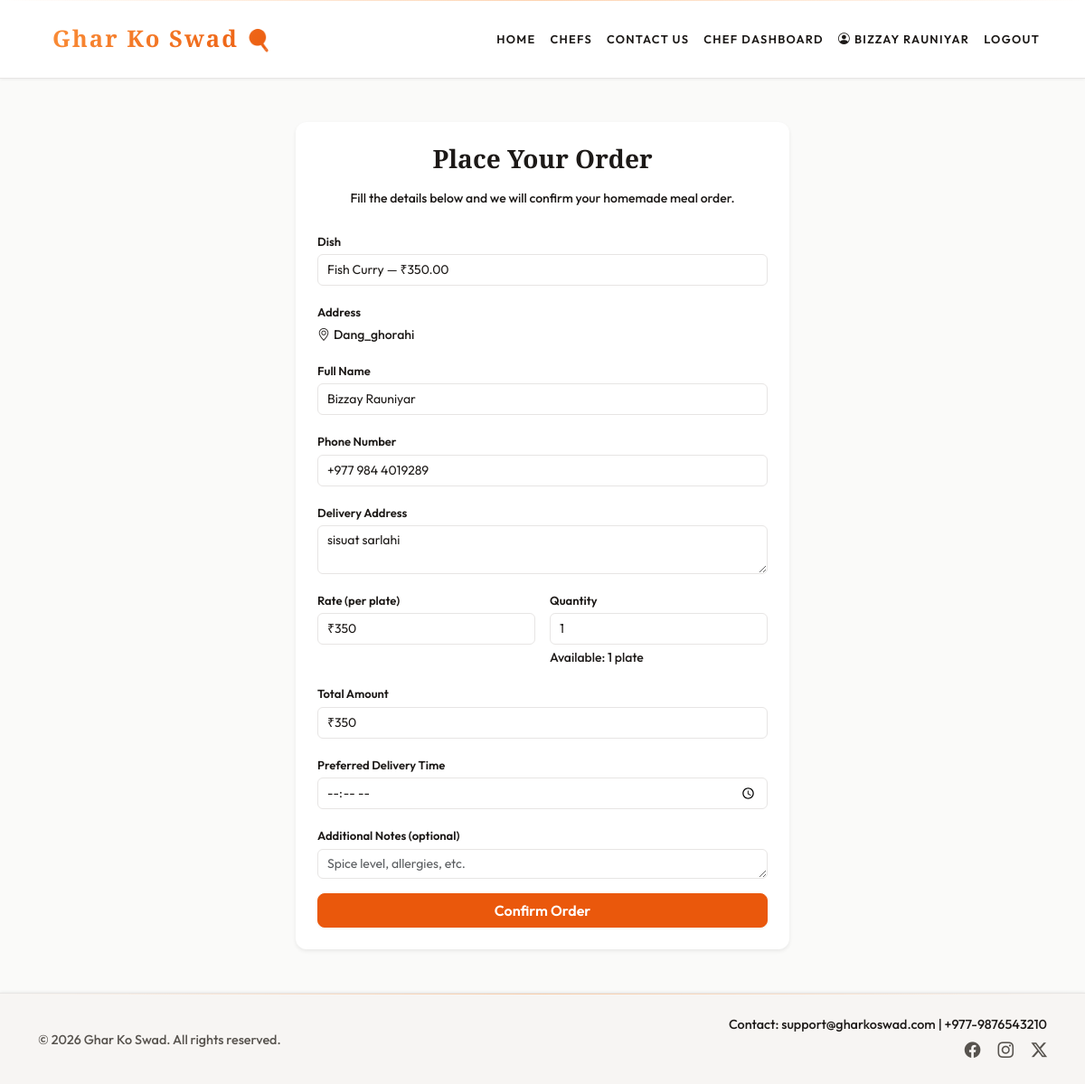
/order/?item=7 (signed in), run on the app's committed database.
### core/models.py (models this page shows, shortened)
class CustomUser(AbstractUser):
    USER_TYPE_CHOICES = (
        ('customer', 'Customer'),
        ('chef', 'Chef'),
    )
    username = None
    email = models.EmailField(unique=True)
    phone = models.CharField(max_length=15, blank=True)
    address = models.TextField(blank=True)
    user_type = models.CharField(max_length=10, choices=USER_TYPE_CHOICES, default='customer')
    speciality = models.CharField(max_length=200, blank=True, null=True)
    USERNAME_FIELD = 'email'
    REQUIRED_FIELDS = []
    objects = CustomUserManager()

class FoodItem(models.Model):
    CATEGORY_CHOICES = [
        ('rice', 'Rice'),
        ('veg', 'Veg'),
        ('non_veg', 'Non-veg'),
        ('sweets_mithai', 'Sweets (Mithai)'),
        ('breads', 'Breads'),
        ('sweets_desserts', 'Sweets & Desserts'),
        ('pickles_sides', 'Pickles & Side Dishes'),
        ('curries', 'Curries'),
        ('soups', 'Soups'),
        ('snacks', 'Snacks'),
        ('nepali', 'Nepali'),
        ('indian', 'Indian'),
        ('other', 'Other (add your own)'),
    ]
    AVAILABILITY_CHOICES = [
        ('daily', 'Daily'),
        ('weekdays', 'Weekdays Only'),
        ('weekends', 'Weekends Only'),
        ('custom', 'Custom'),
    ]
    chef = models.ForeignKey(settings.AUTH_USER_MODEL, on_delete=models.CASCADE, related_name='food_items')
    name = models.CharField(max_length=200)
    category = models.CharField(max_length=30, choices=CATEGORY_CHOICES, default='other')
    category_custom = models.CharField(max_length=100, blank=True, help_text='When category is Other, your own category name')
    price = models.DecimalField(max_digits=10, decimal_places=2)
    description = models.TextField(blank=True)
    image = models.ImageField(upload_to='food/%Y/%m/', blank=True, null=True)
    image_url = models.URLField(blank=True, max_length=500)
    servings_available = models.PositiveIntegerField(default=10)
    availability = models.CharField(max_length=20, choices=AVAILABILITY_CHOICES, default='daily')
    is_vegetarian = models.BooleanField(default=True)
    is_spicy = models.BooleanField(default=False)
    created_at = models.DateTimeField(auto_now_add=True)
    class Meta:
        ordering = ['-created_at']

### core/views.py (the view, shortened to what this page needs)
# urls.py: path('order/', views.order, name='order'),
def order(request):
    if not getattr(request.user, 'is_active', True):
        auth_logout(request)
        messages.error(request, 'Your account has been disabled. Please contact support.')
        return redirect('core:login')
    food_item = None
    item_id = request.GET.get('item') or (request.POST.get('food_item_id') if request.method == 'POST' else None)
    if item_id:
        try:
            food_item = FoodItem.objects.select_related('chef').get(id=int(item_id))
        except (ValueError, FoodItem.DoesNotExist):
            food_item = None
    order_name = ''
    order_phone = ''
    order_address = ''
    if request.user.is_authenticated:
        user = request.user
        order_name = (user.get_full_name() or user.first_name or user.email or '').strip()
        order_phone = getattr(user, 'phone', '') or ''
        order_address = getattr(user, 'address', '') or ''
    order_quantity = 1
    if food_item:
        available = max(0, food_item.servings_available or 0)
        if available <= 0:
            messages.error(request, 'This item is sold out and can no longer be ordered.')
            return redirect('core:index')
    return render(request, 'core/order.html', {
        'food_item': food_item,
        'order_name': order_name,
        'order_phone': order_phone,
        'order_address': order_address,
        'order_quantity': order_quantity,
    })

### core/context_processors.py (called while the page is built)
def user_profile(request):
    class ProfileRole:
        def __init__(self, role):
            self.role = role
    role = getattr(request.user, 'user_type', None) if request.user.is_authenticated else None
    return {'user_profile': ProfileRole(role) if role else None}

### templates/core/order.html (shortened to what this page needs)
{% extends 'base.html' %}
{% load static %}
{% block content %}
<section class="py-5">
    <div class="container">
        <div class="row justify-content-center">
            <div class="col-lg-6">
                <div class="card shadow-sm border-0">
                    <div class="card-body p-4">
                        <h1 class="h3 fw-bold mb-3 text-center">Place Your Order</h1>
                        <p class="text-muted small mb-4 text-center">Fill the details below and we will confirm your homemade meal order.</p>
                        <form method="post" action="{% url 'core:order' %}{% if food_item %}?item={{ food_item.id }}{% endif %}" id="orderForm">
                            {% if food_item %}
                            <div class="mb-3">
                                <label class="form-label">Dish</label>
                                <input type="text" class="form-control" value="{{ food_item.name }} — ₹{{ food_item.price }}" readonly>
                            </div>
                            {% if food_item.chef.address %}
                            <div class="mb-3">
                                <label class="form-label">Address</label>
                                <p class="text-muted small mb-0"><i class="bi bi-geo-alt me-1"></i>{{ food_item.chef.address }}</p>
                            </div>
                            {% endif %}
                            {% endif %}
                            <div class="mb-3">
                                <label class="form-label">Full Name</label>
                                <input type="text" class="form-control" name="name" id="orderName" placeholder="Your name" value="{{ order_name|default:'' }}" required>
                            </div>
                            <div class="mb-3">
                                <label class="form-label">Phone Number</label>
                                <input type="tel" class="form-control" name="phone" id="orderPhone" placeholder="+977-XXXXXXXXXX" value="{{ order_phone|default:'' }}" required>
                            </div>
                            <div class="mb-3">
                                <label class="form-label">Delivery Address</label>
                                <textarea class="form-control" name="address" id="orderAddress" rows="2" placeholder="House no, street, landmark, city" required>{{ order_address|default:'' }}</textarea>
                            </div>
                            <div class="row g-3 mb-3">
                                <div class="col-6">
                                    <label class="form-label">Rate (per plate)</label>
                                    <input type="text" class="form-control" id="orderRate" value="{% if food_item %}₹{{ food_item.price }}{% else %}₹180{% endif %}" readonly>
                                </div>
                                <div class="col-6">
                                    <label class="form-label">Quantity</label>
                                    <input
                                        type="number"
                                        class="form-control"
                                        name="quantity"
                                        id="orderQty"
                                        min="1"
                                        {% if food_item %}max="{{ food_item.servings_available }}"{% endif %}
                                        value="{{ order_quantity|default:1 }}"
                                    >
                                    {% if food_item %}
                                    <small class="text-muted small d-block mt-1">
                                        Available: {{ food_item.servings_available }} plate{{ food_item.servings_available|pluralize }}
                                    </small>
                                    {% endif %}
                                </div>
                            </div>
                            <div class="mb-3">
                                <label class="form-label">Total Amount</label>
                                <input type="text" class="form-control" id="orderTotal" value="{% if food_item %}₹{{ food_item.price }}{% else %}₹180{% endif %}" readonly>
                            </div>
                            <div class="mb-3">
                                <label class="form-label">Preferred Delivery Time</label>
                                <input type="time" class="form-control" name="delivery_time" id="orderTime">
                            </div>
                            <div class="mb-3">
                                <label class="form-label">Additional Notes (optional)</label>
                                <textarea class="form-control" name="notes" id="orderNotes" rows="1" placeholder="Spice level, allergies, etc."></textarea>
                            </div>
                            <div class="d-grid">
                                <button type="submit" class="btn btn-primary">Confirm Order</button>
                            </div>
                        </form>
                    </div>
                </div>
            </div>
        </div>
    </div>
</section>
{% endblock %}

### templates/base.html (shortened to what this page needs)
{% load static %}
<!DOCTYPE html>
<html lang="en">
<head>
    <link href="https://cdn.jsdelivr.net/npm/bootstrap@5.3.3/dist/css/bootstrap.min.css" rel="stylesheet">
    <link href="https://cdn.jsdelivr.net/npm/bootstrap-icons@1.11.3/font/bootstrap-icons.css" rel="stylesheet">
    <link rel="stylesheet" href="{% static 'premium.css' %}">
</head>
<body>
    <nav class="navbar navbar-expand-lg navbar-dark">
        <div class="container">
            <a class="navbar-brand fw-bold" href="{% url 'core:index' %}">Ghar Ko Swad</a>
            <div class="collapse navbar-collapse" id="navbarSupportedContent">
                <ul class="navbar-nav ms-auto mb-2 mb-lg-0">
                    <li class="nav-item"><a class="nav-link {% if request.resolver_match.url_name == 'index' %}active{% endif %}" href="{% url 'core:index' %}">Home</a></li>
                    <li class="nav-item"><a class="nav-link {% if request.resolver_match.url_name == 'chef_profile' %}active{% endif %}" href="{% url 'core:chef_profile' %}">Chefs</a></li>
                    <li class="nav-item"><a class="nav-link {% if request.resolver_match.url_name == 'contact' %}active{% endif %}" href="{% url 'core:contact' %}">Contact Us</a></li>
                    {% if user.is_authenticated and user_profile and user_profile.role == 'chef' %}
                    <li class="nav-item"><a class="nav-link {% if request.resolver_match.url_name == 'chef_dashboard' %}active{% endif %}" href="{% url 'core:chef_dashboard' %}">Chef Dashboard</a></li>
                    {% endif %}
                    {% if user.is_authenticated %}
                    <li class="nav-item"><span class="nav-link py-2"><i class="bi bi-person-circle me-1"></i>{% firstof user.get_full_name user.first_name user.email %}</span></li>
                    <li class="nav-item"><a class="nav-link" href="{% url 'core:logout' %}">Logout</a></li>
                    {% else %}
                    <li class="nav-item"><a class="nav-link {% if request.resolver_match.url_name == 'login' %}active{% endif %}" href="{% url 'core:login' %}">Login</a></li>
                    {% endif %}
                </ul>
            </div>
        </div>
    </nav>
    {% block content %}{% endblock %}
    <footer class="py-4 mt-auto">
        <div class="container">
            <div class="row gy-3 align-items-center">
                <div class="col-md-6">
                    <small class="text-muted">© <span id="year"></span> Ghar Ko Swad. All rights reserved.</small>
                </div>
                <div class="col-md-6 text-md-end">
                    <small class="d-block">Contact: support@gharkoswad.com | +977-9876543210</small>
                    <div class="mt-1">
                        <a href="#" class="text-muted me-3"><i class="bi bi-facebook"></i></a>
                        <a href="#" class="text-muted me-3"><i class="bi bi-instagram"></i></a>
                        <a href="#" class="text-muted"><i class="bi bi-twitter-x"></i></a>
                    </div>
                </div>
            </div>
        </div>
    </footer>
</body>
</html>

### data on the page
CustomUser: first_name+last_name "BIZZAY RAUNIYAR", phone "+977 984 4019289", address "sisuat sarlahi"
FoodItem: name "Fish Curry — ₹350.00", chef.address "Dang_ghorahi", price "₹350", quantity "1", servings_available "1"
